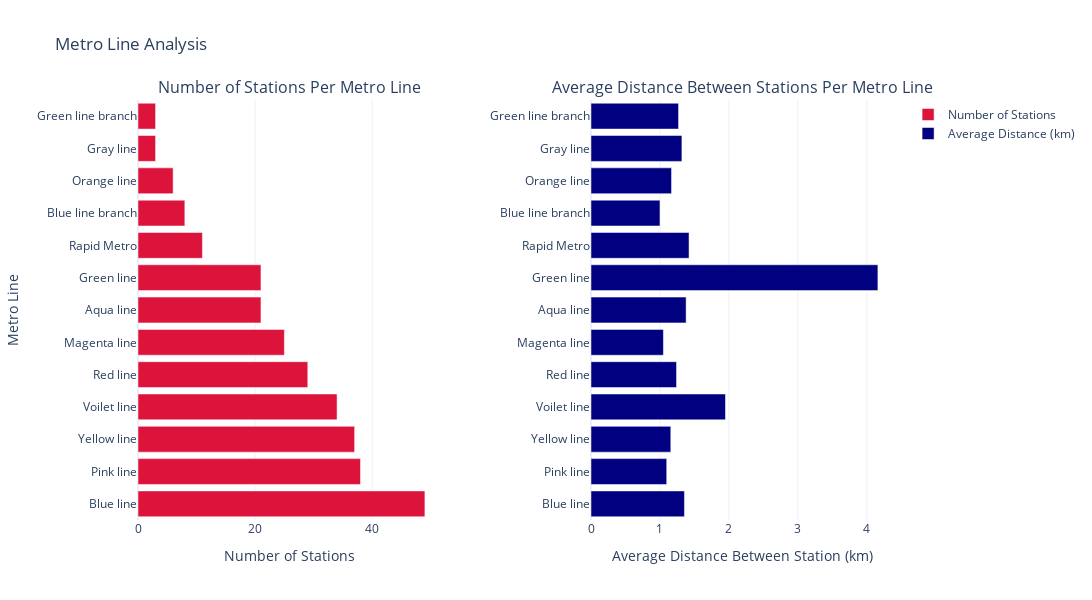

Notebook code cell kept with this figure:
### Markdown cell above
The table presents a detailed analysis of the Delhi Metro lines, including the number of station on each line and the average distance distance between stations

To better undestand these metrics, let's visualize them. I'll create two plots:
1. One for the number of stations per line 
2. And another the average distance between stations. 

It will provide a comparative view of the metro lines

### Code cell
# creating subplots

fig = make_subplots(rows=1, cols=2, subplot_titles=('Number of Stations Per Metro Line',
                                                    'Average Distance Between Stations Per Metro Line'),
                    horizontal_spacing=0.2)

# plot for Number of Stations per Line
fig.add_trace(
    go.Bar(y=line_analysis['Line'], x=line_analysis['Number of Stations'],
           orientation='h', name='Number of Stations', marker_color='crimson'),
    row=1, col=1
)

# plot for Average Distance Between Stations
fig.add_trace(
    go.Bar(y=line_analysis['Line'], x=line_analysis['Average Distance Between Stations (km)'],
           orientation='h', name='Average Distance (km)', marker_color='navy'),
    row=1, col=2
)

# update xaxis properties
fig.update_xaxes(title_text="Number of Stations", row=1, col=1)
fig.update_xaxes(title_text="Average Distance Between Station (km)", row=1, col=2)

# update yaxis properties
fig.update_yaxes(title_text="Metro Line", row=1, col=1)
fig.update_yaxes(title_text="", row=1, col=2)

# update layout
fig.update_layout(height=600, width=1200, title_text="Metro Line Analysis", template="plotly_white")


fig.show()

### Figure 1 — Plotly figure (JSON) as saved in the notebook; plotly's stock layout.template omitted (floating-point values rounded to 4 significant figures)
{"data": [{"marker": {"color": "crimson"}, "name": "Number of Stations", "orientation": "h", "type": "bar", "x": [49, 38, 37, 34, 29, 25, 21, 21, 11, 8, 6, 3, 3], "xaxis": "x", "y": ["Blue line", "Pink line", "Yellow line", "Voilet line", "Red line", "Magenta line", "Aqua line", "Green line", "Rapid Metro", "Blue line branch", "Orange line", "Gray line", "Green line branch"], "yaxis": "y"}, {"marker": {"color": "navy"}, "name": "Average Distance (km)", "orientation": "h", "type": "bar", "x": [1.355, 1.098, 1.157, 1.95, 1.24, 1.05, 1.379, 4.16, 1.422, 1, 1.168, 1.318, 1.269], "xaxis": "x2", "y": ["Blue line", "Pink line", "Yellow line", "Voilet line", "Red line", "Magenta line", "Aqua line", "Green line", "Rapid Metro", "Blue line branch", "Orange line", "Gray line", "Green line branch"], "yaxis": "y2"}], "layout": {"annotations": [{"font": {"size": 16}, "showarrow": false, "text": "Number of Stations Per Metro Line", "x": 0.2, "xanchor": "center", "xref": "paper", "y": 1, "yanchor": "bottom", "yref": "paper"}, {"font": {"size": 16}, "showarrow": false, "text": "Average Distance Between Stations Per Metro Line", "x": 0.8, "xanchor": "center", "xref": "paper", "y": 1, "yanchor": "bottom", "yref": "paper"}], "height": 600, "title": {"text": "Metro Line Analysis"}, "width": 1200, "xaxis": {"anchor": "y", "domain": [0, 0.4], "title": {"text": "Number of Stations"}}, "xaxis2": {"anchor": "y2", "domain": [0.6, 1], "title": {"text": "Average Distance Between Station (km)"}}, "yaxis": {"anchor": "x", "domain": [0, 1], "title": {"text": "Metro Line"}}, "yaxis2": {"anchor": "x2", "domain": [0, 1], "title": {"text": ""}}}}
